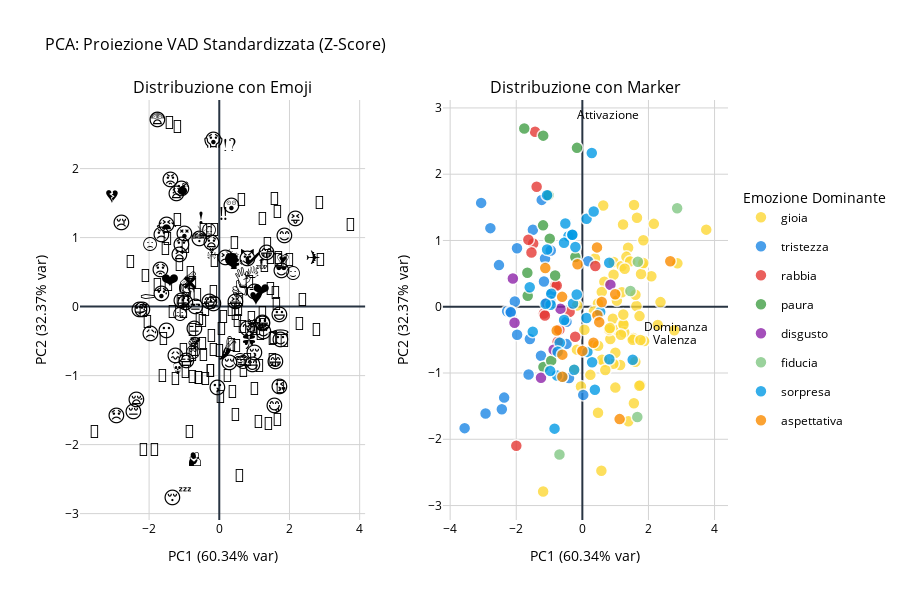

The notebook cell this image was saved under:
### Markdown cell above
### Visualizzazione PCA per le 3 Dimensioni VAD, con standirdizzazione
Con standardizzazione, per portare le scale 1-9 su una scala comparabile (z-score).

### Code cell
pca_vad_scaled = perform_pca_analysis(df_only_emojis, VAD_FEATURES, dominant_all, scale=True)

fig4 = plot_pca_emotions(
    pca_data=pca_vad_scaled,
    colors_dict=EMOTION_COLORS,
    title="PCA: Proiezione VAD Standardizzata (Z-Score)",
    plot_loadings=True,
    feature_names=['Valenza', 'Attivazione', 'Dominanza']
)
fig4.show()

### Figure 1 — Plotly figure (JSON) as saved in the notebook; plotly's stock layout.template omitted (floating-point values rounded to 4 significant figures)
{"data": [{"hovertemplate": "<b>gioia</b><br>PC1: %{x:.2f}<br>PC2: %{y:.2f}<extra></extra>", "legendgroup": "gioia", "mode": "text", "showlegend": false, "text": ["☺", "♥️", "✌", "✔", "✨", "❤", "🌚", "🌝", "🌹", "🌻", "🍀", "🍌", "🍑", "🎉", "👅", "👊", "👌", "👍", "👏", "💃", "💖", "💗", "💙", "💚", "💛", "💜", "💝", "💞", "💩", "🔝", "🔥", "🕺", "😀", "😁", "😂", "😃", "😄", "😆", "😇", "😉", "😊", "😋", "😍", "😎", "😗", "😘", "😙", "😚", "😛", "😜", "😝", "😴", "🙈", "🙋", "🙋♀️", "🤍", "🤎", "🤑", "🤓", "🤗", "🤙🏻", "🤣", "🤭", "🥂", "🥇", "🥰", "🥹", "🧡", "🫰", "🫶"], "textfont": {"size": 18}, "textposition": "middle center", "x": [2.088, 1.045, 0.9106, 0.9452, 0.3817, 1.197, 0.06191, 0.9989, 1.542, 0.5757, 0.8471, 1.392, 0.923, 1.636, 1.053, 0.4745, 0.6658, 0.5872, 2.365, 1.143, 2.876, 1.822, 0.3355, 1.757, 2.282, 1.385, 1.232, 1.525, 0.4781, 1.192, 0.9442, 1.869, 1.229, 1.603, 1.333, 1.73, 0.9376, 0.4716, 1.758, 1.268, 1.845, 1.56, 0.6735, 1.775, -0.04211, 1.725, 0.8093, 0.9992, 1.245, -0.1609, 2.164, -1.186, -0.2478, 0.3498, 1.844, 1.447, -0.1633, 0.2423, 0.594, 1.607, 0.8305, 1.563, 1.282, 0.6316, 3.749, 1.239, 2.782, 1.167, 0.6944, 1.653], "y": [0.4602, 0.09316, -0.3085, 0.6743, 0.7282, 0.2184, -0.3472, -1.22, -0.4708, -2.474, -0.4855, -1.728, -0.1805, 0.01229, -0.3526, -1.599, 0.3775, 0.2241, 0.06976, -0.8802, 0.6549, 0.6349, -0.5852, -1.18, -0.2749, 0.8913, 1.242, -0.4975, -0.5887, 0.6148, 0.4822, -0.5188, -0.2543, -0.8296, 0.7531, -0.1416, -0.8615, 0.04919, -0.5025, -0.3843, 1.004, -1.456, -0.8286, 0.4943, -1.203, -1.193, -0.3458, -0.6942, -0.2682, 0.01944, 1.251, -2.788, -0.9501, -0.07298, 0.6607, 0.6841, -0.6476, -1.028, -0.7996, 0.1811, -0.32, 1.537, 0.5727, 1.528, 1.163, -0.1158, -0.3543, -0.4216, -0.9544, 1.343], "type": "scatter", "xaxis": "x", "yaxis": "y"}, {"hovertemplate": "<b>gioia</b><br>PC1: %{x:.2f}<br>PC2: %{y:.2f}<extra></extra>", "legendgroup": "gioia", "marker": {"color": "#FDD835", "line": {"color": "white", "width": 1.5}, "opacity": 0.8, "size": 12}, "mode": "markers", "name": "gioia", "showlegend": true, "x": [2.088, 1.045, 0.9106, 0.9452, 0.3817, 1.197, 0.06191, 0.9989, 1.542, 0.5757, 0.8471, 1.392, 0.923, 1.636, 1.053, 0.4745, 0.6658, 0.5872, 2.365, 1.143, 2.876, 1.822, 0.3355, 1.757, 2.282, 1.385, 1.232, 1.525, 0.4781, 1.192, 0.9442, 1.869, 1.229, 1.603, 1.333, 1.73, 0.9376, 0.4716, 1.758, 1.268, 1.845, 1.56, 0.6735, 1.775, -0.04211, 1.725, 0.8093, 0.9992, 1.245, -0.1609, 2.164, -1.186, -0.2478, 0.3498, 1.844, 1.447, -0.1633, 0.2423, 0.594, 1.607, 0.8305, 1.563, 1.282, 0.6316, 3.749, 1.239, 2.782, 1.167, 0.6944, 1.653], "y": [0.4602, 0.09316, -0.3085, 0.6743, 0.7282, 0.2184, -0.3472, -1.22, -0.4708, -2.474, -0.4855, -1.728, -0.1805, 0.01229, -0.3526, -1.599, 0.3775, 0.2241, 0.06976, -0.8802, 0.6549, 0.6349, -0.5852, -1.18, -0.2749, 0.8913, 1.242, -0.4975, -0.5887, 0.6148, 0.4822, -0.5188, -0.2543, -0.8296, 0.7531, -0.1416, -0.8615, 0.04919, -0.5025, -0.3843, 1.004, -1.456, -0.8286, 0.4943, -1.203, -1.193, -0.3458, -0.6942, -0.2682, 0.01944, 1.251, -2.788, -0.9501, -0.07298, 0.6607, 0.6841, -0.6476, -1.028, -0.7996, 0.1811, -0.32, 1.537, 0.5727, 1.528, 1.163, -0.1158, -0.3543, -0.4216, -0.9544, 1.343], "type": "scatter", "xaxis": "x2", "yaxis": "y2"}, {"hovertemplate": "<b>tristezza</b><br>PC1: %{x:.2f}<br>PC2: %{y:.2f}<extra></extra>", "legendgroup": "tristezza", "mode": "text", "showlegend": false, "text": ["☹", "⚰️", "❤️🩹", "👎", "💔", "💸", "😓", "😔", "😕", "😖", "😞", "😢", "😣", "😥", "😩", "😪", "😫", "😭", "🙁", "🤒", "🤥", "🥀", "🥱", "🥲", "🥴", "🥺", "🫤", "🫥"], "textfont": {"size": 18}, "textposition": "middle center", "x": [-1.977, -2.043, -1.161, -0.9389, -3.062, -0.4797, -2.276, -2.436, -2.179, -1.252, -2.928, -2.783, 0.1772, -1.973, -1.229, -2.366, -1.13, -1.497, -3.562, -2.165, -0.9683, -2.523, -0.403, -1.588, 0.0273, -0.9558, -0.4791, -1.626], "y": [0.8817, 0.07826, 0.3816, 0.1974, 1.567, -0.2269, -0.06822, -1.547, -0.07064, -0.7386, -1.61, 1.186, 0.6878, -0.4233, 1.612, -1.371, 0.7283, 1.161, -1.832, -0.08454, 0.08344, 0.6283, -1.074, -0.4855, -1.33, 0.8484, -0.5608, -1.023], "type": "scatter", "xaxis": "x", "yaxis": "y"}, {"hovertemplate": "<b>tristezza</b><br>PC1: %{x:.2f}<br>PC2: %{y:.2f}<extra></extra>", "legendgroup": "tristezza", "marker": {"color": "#1E88E5", "line": {"color": "white", "width": 1.5}, "opacity": 0.8, "size": 12}, "mode": "markers", "name": "tristezza", "showlegend": true, "x": [-1.977, -2.043, -1.161, -0.9389, -3.062, -0.4797, -2.276, -2.436, -2.179, -1.252, -2.928, -2.783, 0.1772, -1.973, -1.229, -2.366, -1.13, -1.497, -3.562, -2.165, -0.9683, -2.523, -0.403, -1.588, 0.0273, -0.9558, -0.4791, -1.626], "y": [0.8817, 0.07826, 0.3816, 0.1974, 1.567, -0.2269, -0.06822, -1.547, -0.07064, -0.7386, -1.61, 1.186, 0.6878, -0.4233, 1.612, -1.371, 0.7283, 1.161, -1.832, -0.08454, 0.08344, 0.6283, -1.074, -0.4855, -1.33, 0.8484, -0.5608, -1.023], "type": "scatter", "xaxis": "x2", "yaxis": "y2"}, {"hovertemplate": "<b>rabbia</b><br>PC1: %{x:.2f}<br>PC2: %{y:.2f}<extra></extra>", "legendgroup": "rabbia", "mode": "text", "showlegend": false, "text": ["✊", "❌", "👿", "🖕", "🗣", "😑", "😠", "😡", "😤", "😮💨", "🙅♀️", "🙉", "🤌", "🤏", "🤐"], "textfont": {"size": 18}, "textposition": "middle center", "x": [-0.7469, -0.8236, -1.487, -1.431, 0.3922, -0.6956, -1.633, -1.383, -1.54, -1.164, -1.998, -0.7751, -0.3853, -0.2166, -1.133], "y": [-0.5271, 0.3206, 0.9556, 2.642, 0.6155, -0.3467, 1.012, 1.811, 0.8174, -0.103, -2.097, 0.3193, -0.07772, -0.4519, -0.1309], "type": "scatter", "xaxis": "x", "yaxis": "y"}, {"hovertemplate": "<b>rabbia</b><br>PC1: %{x:.2f}<br>PC2: %{y:.2f}<extra></extra>", "legendgroup": "rabbia", "marker": {"color": "#E53935", "line": {"color": "white", "width": 1.5}, "opacity": 0.8, "size": 12}, "mode": "markers", "name": "rabbia", "showlegend": true, "x": [-0.7469, -0.8236, -1.487, -1.431, 0.3922, -0.6956, -1.633, -1.383, -1.54, -1.164, -1.998, -0.7751, -0.3853, -0.2166, -1.133], "y": [-0.5271, 0.3206, 0.9556, 2.642, 0.6155, -0.3467, 1.012, 1.811, 0.8174, -0.103, -2.097, 0.3193, -0.07772, -0.4519, -0.1309], "type": "scatter", "xaxis": "x2", "yaxis": "y2"}, {"hovertemplate": "<b>paura</b><br>PC1: %{x:.2f}<br>PC2: %{y:.2f}<extra></extra>", "legendgroup": "paura", "mode": "text", "showlegend": false, "text": ["☠", "💀", "💣", "🔪", "😟", "😨", "😰", "😱", "😵", "😷", "🥶", "🫡"], "textfont": {"size": 18}, "textposition": "middle center", "x": [-0.212, -1.177, -1.022, -1.184, -1.664, -1.757, -1.653, -0.1627, -0.9865, -0.9425, -1.189, -0.8233], "y": [0.7509, -0.9086, 1.683, 2.582, 0.5136, 2.69, 0.1667, 2.397, 1.028, -0.8132, 1.228, 0.4721], "type": "scatter", "xaxis": "x", "yaxis": "y"}, {"hovertemplate": "<b>paura</b><br>PC1: %{x:.2f}<br>PC2: %{y:.2f}<extra></extra>", "legendgroup": "paura", "marker": {"color": "#43A047", "line": {"color": "white", "width": 1.5}, "opacity": 0.8, "size": 12}, "mode": "markers", "name": "paura", "showlegend": true, "x": [-0.212, -1.177, -1.022, -1.184, -1.664, -1.757, -1.653, -0.1627, -0.9865, -0.9425, -1.189, -0.8233], "y": [0.7509, -0.9086, 1.683, 2.582, 0.5136, 2.69, 0.1667, 2.397, 1.028, -0.8132, 1.228, 0.4721], "type": "scatter", "xaxis": "x2", "yaxis": "y2"}, {"hovertemplate": "<b>disgusto</b><br>PC1: %{x:.2f}<br>PC2: %{y:.2f}<extra></extra>", "legendgroup": "disgusto", "mode": "text", "showlegend": false, "text": ["😐", "😒", "🤡", "🤢", "🤦♀️", "🤧", "🤮"], "textfont": {"size": 18}, "textposition": "middle center", "x": [-1.08, -0.6634, 0.8498, -2.052, -0.8686, -1.251, -2.102], "y": [0.05914, -0.03094, 0.3331, -0.2427, -0.6492, -1.073, 0.4264], "type": "scatter", "xaxis": "x", "yaxis": "y"}, {"hovertemplate": "<b>disgusto</b><br>PC1: %{x:.2f}<br>PC2: %{y:.2f}<extra></extra>", "legendgroup": "disgusto", "marker": {"color": "#8E24AA", "line": {"color": "white", "width": 1.5}, "opacity": 0.8, "size": 12}, "mode": "markers", "name": "disgusto", "showlegend": true, "x": [-1.08, -0.6634, 0.8498, -2.052, -0.8686, -1.251, -2.102], "y": [0.05914, -0.03094, 0.3331, -0.2427, -0.6492, -1.073, 0.4264], "type": "scatter", "xaxis": "x2", "yaxis": "y2"}, {"hovertemplate": "<b>fiducia</b><br>PC1: %{x:.2f}<br>PC2: %{y:.2f}<extra></extra>", "legendgroup": "fiducia", "mode": "text", "showlegend": false, "text": ["💪", "🙂", "🤝", "🤩", "🫂"], "textfont": {"size": 18}, "textposition": "middle center", "x": [2.868, 1.455, 1.68, 1.663, -0.6922], "y": [1.486, 0.2383, 0.6791, -1.663, -2.23], "type": "scatter", "xaxis": "x", "yaxis": "y"}, {"hovertemplate": "<b>fiducia</b><br>PC1: %{x:.2f}<br>PC2: %{y:.2f}<extra></extra>", "legendgroup": "fiducia", "marker": {"color": "#81C784", "line": {"color": "white", "width": 1.5}, "opacity": 0.8, "size": 12}, "mode": "markers", "name": "fiducia", "showlegend": true, "x": [2.868, 1.455, 1.68, 1.663, -0.6922], "y": [1.486, 0.2383, 0.6791, -1.663, -2.23], "type": "scatter", "xaxis": "x2", "yaxis": "y2"}, {"hovertemplate": "<b>sorpresa</b><br>PC1: %{x:.2f}<br>PC2: %{y:.2f}<extra></extra>", "legendgroup": "sorpresa", "mode": "text", "showlegend": false, "text": ["‼", "⁉", "❓", "❗", "🌶", "🍆", "👀", "👻", "💥", "😅", "😈", "😌", "😦", "😧", "😬", "😮", "😯", "😲", "😳", "😵💫", "😶", "🙃", "🙄", "🙊", "🤔", "🤨", "🤪", "🤫", "🤯", "🤷♀️", "🥳", "🫢", "🫣", "🫦"], "textfont": {"size": 18}, "textposition": "middle center", "x": [0.1287, 0.2854, -0.6843, -0.5146, 0.153, 0.1254, 0.541, 0.3787, -0.4213, -0.2823, 0.8129, 0.2954, -0.9585, -0.2117, -0.9389, -1.068, -1.067, 0.3427, -0.5553, -1.592, -1.5, -0.3031, -0.7472, -0.6045, -1.112, -0.5527, -0.1709, -0.7678, 0.8167, -0.3031, 1.524, -0.9725, -0.2478, -0.8416], "y": [1.326, 2.32, -0.5422, 1.257, -0.6826, -0.1701, -0.07775, -1.253, 1.063, 0.04876, 0.6649, -0.8376, 0.02981, 0.9024, 0.1974, 1.684, 0.8647, 1.436, 0.9644, 0.2934, -0.376, 1.086, -0.6786, -1.057, 0.04638, -0.1988, 0.1839, -1.038, -0.7916, 1.086, -0.8005, -0.9678, -0.9501, -1.839], "type": "scatter", "xaxis": "x", "yaxis": "y"}, {"hovertemplate": "<b>sorpresa</b><br>PC1: %{x:.2f}<br>PC2: %{y:.2f}<extra></extra>", "legendgroup": "sorpresa", "marker": {"color": "#039BE5", "line": {"color": "white", "width": 1.5}, "opacity": 0.8, "size": 12}, "mode": "markers", "name": "sorpresa", "showlegend": true, "x": [0.1287, 0.2854, -0.6843, -0.5146, 0.153, 0.1254, 0.541, 0.3787, -0.4213, -0.2823, 0.8129, 0.2954, -0.9585, -0.2117, -0.9389, -1.068, -1.067, 0.3427, -0.5553, -1.592, -1.5, -0.3031, -0.7472, -0.6045, -1.112, -0.5527, -0.1709, -0.7678, 0.8167, -0.3031, 1.524, -0.9725, -0.2478, -0.8416], "y": [1.326, 2.32, -0.5422, 1.257, -0.6826, -0.1701, -0.07775, -1.253, 1.063, 0.04876, 0.6649, -0.8376, 0.02981, 0.9024, 0.1974, 1.684, 0.8647, 1.436, 0.9644, 0.2934, -0.376, 1.086, -0.6786, -1.057, 0.04638, -0.1988, 0.1839, -1.038, -0.7916, 1.086, -0.8005, -0.9678, -0.9501, -1.839], "type": "scatter", "xaxis": "x2", "yaxis": "y2"}, {"hovertemplate": "<b>aspettativa</b><br>PC1: %{x:.2f}<br>PC2: %{y:.2f}<extra></extra>", "legendgroup": "aspettativa", "mode": "text", "showlegend": false, "text": ["✈", "👋", "💅", "💦", "🖤", "😏", "😶🌫️", "🙏", "🤞", "🤤", "🤦", "🤬", "🥵", "🧐", "🫠"], "textfont": {"size": 18}, "textposition": "middle center", "x": [2.661, -1.465e-05, 1.128, 0.3361, 0.5869, 0.994, -0.6052, 0.4433, -0.1468, 0.4537, -0.6122, -1.122, -0.7757, 0.5109, -0.6045], "y": [0.6866, -0.666, -1.695, -0.5446, 0.07261, 0.1877, -0.7227, 0.8956, 0.6425, -0.129, 0.1494, 0.5855, -0.3582, -0.2324, -1.057], "type": "scatter", "xaxis": "x", "yaxis": "y"}, {"hovertemplate": "<b>aspettativa</b><br>PC1: %{x:.2f}<br>PC2: %{y:.2f}<extra></extra>", "legendgroup": "aspettativa", "marker": {"color": "#FB8C00", "line": {"color": "white", "width": 1.5}, "opacity": 0.8, "size": 12}, "mode": "markers", "name": "aspettativa", "showlegend": true, "x": [2.661, -1.465e-05, 1.128, 0.3361, 0.5869, 0.994, -0.6052, 0.4433, -0.1468, 0.4537, -0.6122, -1.122, -0.7757, 0.5109, -0.6045], "y": [0.6866, -0.666, -1.695, -0.5446, 0.07261, 0.1877, -0.7227, 0.8956, 0.6425, -0.129, 0.1494, 0.5855, -0.3582, -0.2324, -1.057], "type": "scatter", "xaxis": "x2", "yaxis": "y2"}], "layout": {"xaxis": {"anchor": "y", "domain": [0.0, 0.44], "title": {"font": {"color": "black"}, "text": "PC1 (60.34% var)"}, "tickfont": {"color": "black"}, "showgrid": true, "gridcolor": "lightgray"}, "yaxis": {"anchor": "x", "domain": [0.0, 1.0], "title": {"font": {"color": "black"}, "text": "PC2 (32.37% var)"}, "tickfont": {"color": "black"}, "showgrid": true, "gridcolor": "lightgray"}, "xaxis2": {"anchor": "y2", "domain": [0.56, 1.0], "title": {"font": {"color": "black"}, "text": "PC1 (60.34% var)"}, "tickfont": {"color": "black"}, "showgrid": true, "gridcolor": "lightgray"}, "yaxis2": {"anchor": "x2", "domain": [0.0, 1.0], "title": {"font": {"color": "black"}, "text": "PC2 (32.37% var)"}, "tickfont": {"color": "black"}, "showgrid": true, "gridcolor": "lightgray"}, "annotations": [{"font": {"size": 16}, "showarrow": false, "text": "Distribuzione con Emoji", "x": 0.22, "xanchor": "center", "xref": "paper", "y": 1.0, "yanchor": "bottom", "yref": "paper"}, {"font": {"size": 16}, "showarrow": false, "text": "Distribuzione con Marker", "x": 0.78, "xanchor": "center", "xref": "paper", "y": 1.0, "yanchor": "bottom", "yref": "paper"}, {"arrowcolor": "#333", "arrowhead": 2, "arrowsize": 1, "arrowwidth": 2, "ax": 0, "ay": 0, "font": {"color": "black", "size": 12}, "showarrow": true, "text": "Valenza", "x": 2.797, "xref": "x2", "y": -0.4948, "yref": "y2"}, {"arrowcolor": "#333", "arrowhead": 2, "arrowsize": 1, "arrowwidth": 2, "ax": 0, "ay": 0, "font": {"color": "black", "size": 12}, "showarrow": true, "text": "Attivazione", "x": 0.7708, "xref": "x2", "y": 2.907, "yref": "y2"}, {"arrowcolor": "#333", "arrowhead": 2, "arrowsize": 1, "arrowwidth": 2, "ax": 0, "ay": 0, "font": {"color": "black", "size": 12}, "showarrow": true, "text": "Dominanza", "x": 2.821, "xref": "x2", "y": -0.3036, "yref": "y2"}], "title": {"font": {"size": 16}, "text": "PCA: Proiezione VAD Standardizzata (Z-Score)"}, "font": {"color": "black"}, "legend": {"title": {"font": {"size": 14, "color": "black"}, "text": "Emozione Dominante"}, "font": {"size": 12, "color": "black"}, "x": 1.02, "y": 0.5, "xanchor": "left", "yanchor": "middle"}, "plot_bgcolor": "white", "paper_bgcolor": "white", "height": 600}}
